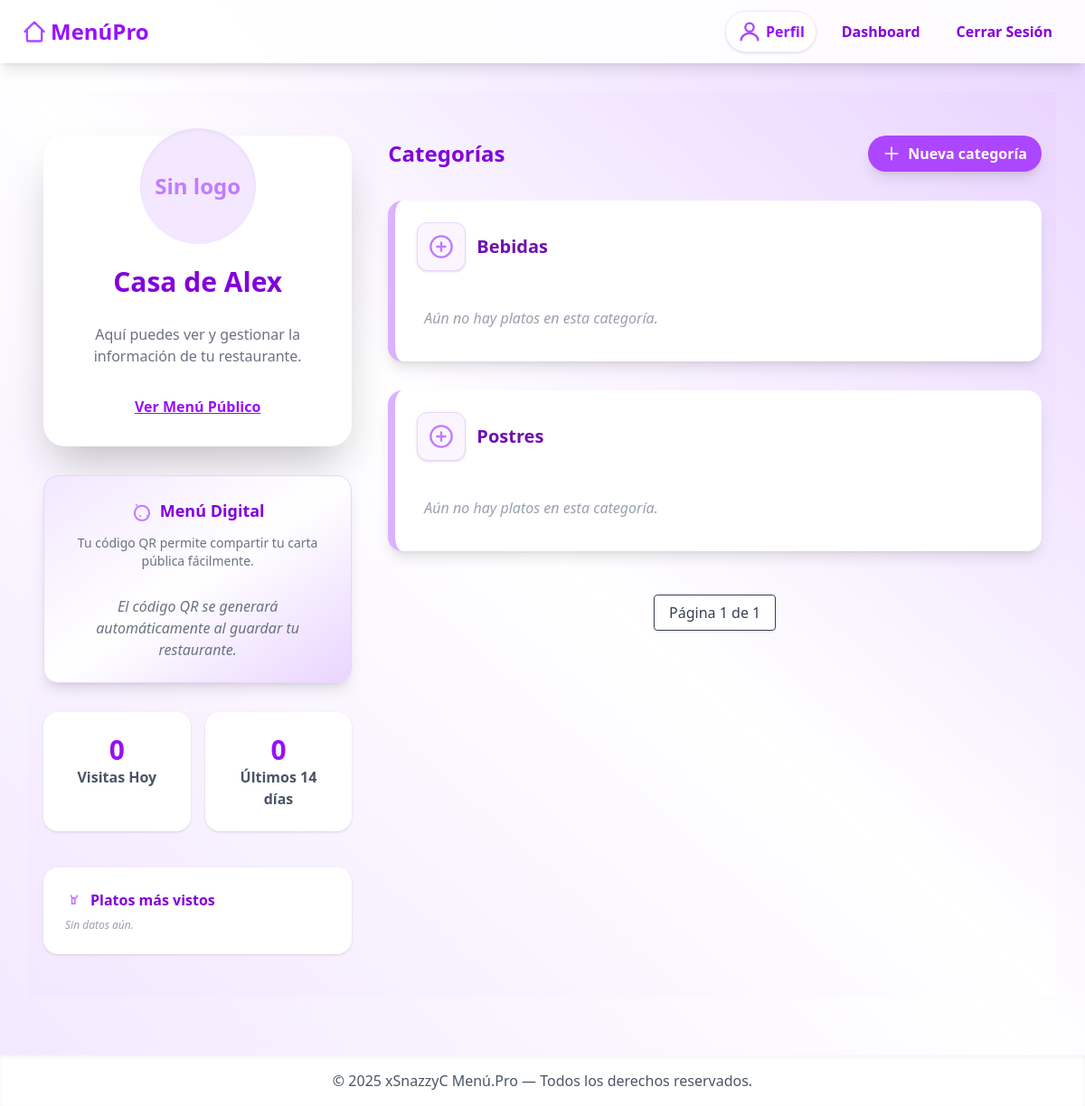
The app's page /dashboard/ (signed in), older data.
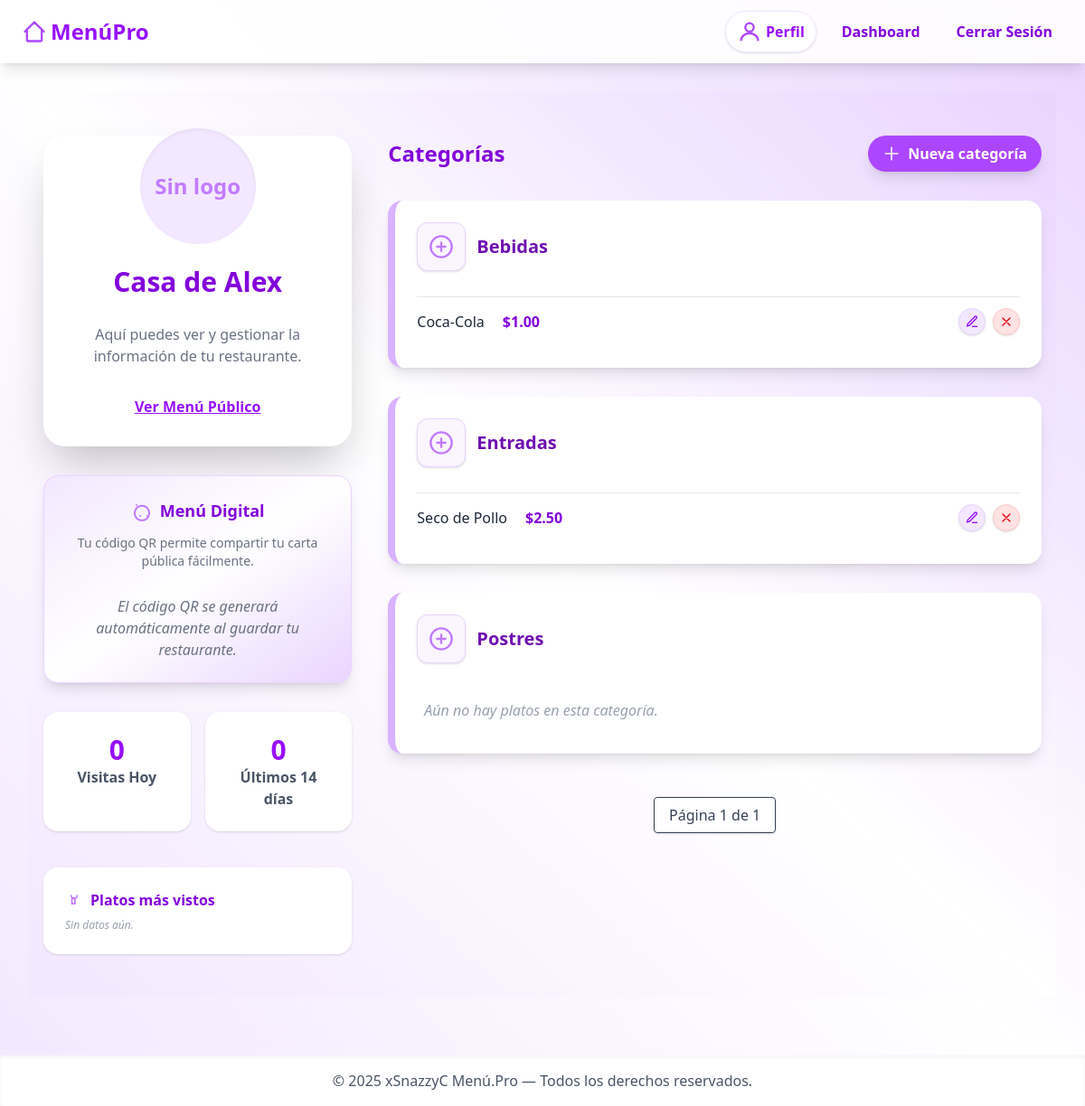
The same page, newer data.
### core/models.py (models this page shows, shortened)
class Categoria(models.Model):
    restaurante = models.ForeignKey(Restaurante, on_delete=models.CASCADE, related_name='categorias')
    nombre = models.CharField(max_length=50)

class Plato(models.Model):
    categoria = models.ForeignKey(Categoria, on_delete=models.CASCADE, related_name='platos')
    nombre = models.CharField(max_length=100)
    descripcion = models.TextField(blank=True)
    precio = models.DecimalField(max_digits=8, decimal_places=2)
    imagen = models.ImageField(upload_to='platos/', blank=True, null=True)
    disponible = models.BooleanField(default=True)

### core/views.py (the view)
# urls.py: path('dashboard/', dashboard, name='dashboard'),
@login_required
def dashboard(request):
    try:
        restaurante = request.user.restaurante
    except Restaurante.DoesNotExist:
        return render(request, 'pages/error.html', {
            'message': 'No tienes un restaurante asociado.'
        })
    categorias = restaurante.categorias.all().order_by('nombre')
    paginator = Paginator(categorias, 3)
    page_number = request.GET.get('page')
    page_obj = paginator.get_page(page_number)
    hoy = datetime.now().date()
    hace_14 = hoy - timedelta(days=13)
    visitas_hoy = restaurante.visitas.filter(timestamp__date=hoy).count()
    visitas_ultimas_2semanas = restaurante.visitas.filter(timestamp__date__gte=hace_14).count()
    stats_dias = restaurante.visitas.filter(timestamp__date__gte=hace_14).extra(
        {'dia': "date(timestamp)"}
    ).values('dia').annotate(total=Count('id')).order_by('dia')
    top_platos = (restaurante.visitas
        .filter(plato__isnull=False)
        .values('plato__nombre')
        .annotate(veces=Count('id'))
        .order_by('-veces')[:5])
    context = {
        'restaurante': restaurante,
        'page_obj': page_obj,
        'visitas_hoy': visitas_hoy,
        'visitas_ultimas_2semanas': visitas_ultimas_2semanas,
        'stats_dias': list(stats_dias),
        'top_platos': top_platos,
    }
    return render(request, 'pages/dashboard.html', context)

### core/templates/pages/dashboard.html (shortened to what the changed rows need)
{% extends "layout/base.html" %}
{% block content %}
<div class="min-h-screen w-full flex flex-col items-center bg-gradient-to-tr from-purple-100 via-white to-purple-200 py-12 px-4">
  <div class="w-full max-w-6xl grid md:grid-cols-3 gap-10">
    <div class="md:col-span-1 flex flex-col gap-8">
      <div class="bg-white p-8 rounded-3xl shadow-2xl flex flex-col items-center gap-6">
        <h1 class="text-3xl font-black text-purple-700 text-center mb-1">{{ restaurante.nombre }}</h1>
      </div>
    </div>
    <div class="md:col-span-2 flex flex-col gap-8">
      <div class="flex justify-between items-center">
        <h2 class="text-2xl font-bold text-purple-700">Categorías</h2>
      </div>
      {% for categoria in page_obj %}
        <div class="bg-white rounded-2xl shadow-lg p-6 hover:shadow-2xl border-l-8 border-purple-300 hover:border-purple-500
                    transition-all duration-200 flex flex-col gap-5 relative group">
          <div class="flex flex-col md:flex-row md:justify-between md:items-start gap-3 md:gap-6">
            <div class="flex items-center gap-3">
              <div class="bg-purple-50 p-3 rounded-xl shadow border border-purple-200 flex items-center justify-center">
                <svg class="w-7 h-7 text-purple-400" fill="none" stroke="currentColor" stroke-width="2" viewBox="0 0 24 24">
                  <circle cx="12" cy="12" r="10" />
                  <path stroke-linecap="round" stroke-linejoin="round" d="M8 12h8M12 8v8"/>
                </svg>
              </div>
              <h3 class="text-xl font-bold text-purple-800 truncate">{{ categoria.nombre }}</h3>
            </div>
          </div>
          <ul class="mt-2">
            {% for plato in categoria.platos.all %}
              <li class="flex justify-between items-center border-t border-gray-200 py-3 gap-2">
                <span class="flex items-center gap-3">
                  <span class="text-gray-800 font-medium">{{ plato.nombre }}</span>
                  <span class="font-bold text-purple-700 ml-2">${{ plato.precio }}</span>
                </span>
                <div class="flex gap-2">
                  <a href="{% url 'plato_editar' plato.pk %}" title="Editar Plato"
                    class="bg-purple-100 hover:bg-purple-200 rounded-full p-1.5 shadow-sm border border-purple-200 text-purple-600 hover:text-purple-900 transition" data-tippy-content="Editar Plato">
                    <svg class="w-4 h-4" fill="none" stroke="currentColor" stroke-width="2" viewBox="0 0 24 24">
                      <path d="M12 20h9" />
                      <path d="M16.5 3.5a2.121 2.121 0 1 1 3 3l-12 12a4.243 4.243 0 0 1-1.41 0l-2.12.71.71-2.12a4.243 4.243 0 0 1 0-1.41l12-12z" />
                    </svg>
                  </a>
                  <a href="#" onclick="confirmDelete('{% url 'plato_eliminar' plato.pk %}')" title="Eliminar Plato"
                    class="bg-red-100 hover:bg-red-200 rounded-full p-1.5 shadow-sm border border-red-200 text-red-600 hover:text-red-800 transition" data-tippy-content="Eliminar Plato">
                    <svg class="w-4 h-4" fill="none" stroke="currentColor" stroke-width="2" viewBox="0 0 24 24">
                      <path stroke-linecap="round" stroke-linejoin="round" d="M6 18L18 6M6 6l12 12"/>
                    </svg>
                  </a>
                </div>
              </li>
            {% empty %}
              <li class="text-gray-400 px-2 py-3 italic">Aún no hay platos en esta categoría.</li>
            {% endfor %}
          </ul>
        </div>
      {% empty %}
        <div class="bg-white rounded-2xl shadow-md p-8 text-center text-gray-400 text-lg font-semibold border-t-4 border-purple-200">
          Todavía no tienes categorías creadas.
        </div>
      {% endfor %}
    </div>
  </div>
</div>
{% endblock %}

Row changes from the older to the newer data that the page shows:
shown differently, row unchanged: Categoria "Bebidas": no longer shows "Aún no hay platos en esta categoría."
added Plato: nombre "Coca-Cola", precio "1.00", shown under Categoria "Bebidas"
added Categoria: nombre "Entradas"
added Plato: nombre "Seco de Pollo", precio "2.50", shown under "Entradas"
